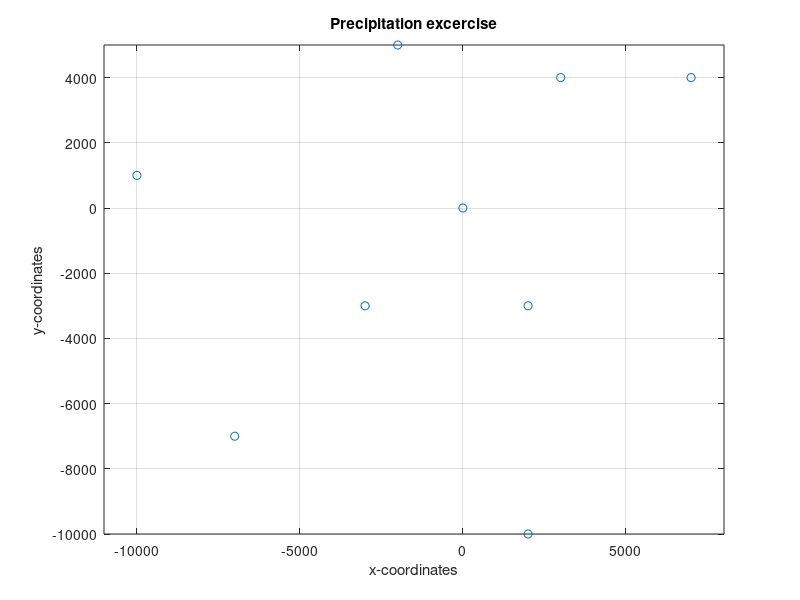

Recreate this plot in MATLAB. (Note: this script raises an error after producing the figure.)
% compute experimental semivariogram map: ge(i,j)
% 
% dependencies: 
%   funk_semivar_mean_var.m
%
%
% input:
% Z1 - matrix of variable Z1, x-coord and y-coord (global coordinates please!) 
% Z2 - matrix of variable Z2, x-coord and y-coord (global coordinates please!) 
%
% if Z1 and Z2 are identical, then this is ordinary semivariogram map
% if Z1 and Z2 are different, then this is the cross-semivariogram map
%
% ant- number of classes in variogram (depending on how many observations you have)
% maxdist - set distance to avoid too few observations in each class
%

clear all;
close all;

X=load('precipitation.txt')

[n,f]=size(X);

u1 = X(:,2);
u2 = X(:,3);
z  = X(:,4);

figure
plot(u1,u2,'o')
axis equal
grid on
xlabel('x-coordinates')
ylabel('y-coordinates')
title('Precipitation excercise')

Z1=[u1, u2, z]; % input to semivariogram function


maxdist = 17.8e+03; % 17.8 km
ant = 8; % number of classes in semivariogram

[hegam_precipitation] = funk_semivar_mean_var(Z1,Z1,ant,maxdist);

hlag=hegam_precipitation(:,2)

C0=0.0;
C1=6.0e+04-C0
a=9000
pr =log(20); %=log(1/(1-.95))=practical range equal to 95% of total variance
eg = 1; % 1. order exponential
ch=semivar_mod(hlag,C0,C1,a,pr,eg)

figure
plot(hegam_precipitation(:,2),hegam_precipitation(:,3),'ob')
hold on
grid on

plot(hlag,(C1+C0)-ch,'r')
legend('experimental','model','Location','NorthEast')
xlabel('lagdistance, h (m)')
ylabel('\gamma(h)')
title('Semivariogram for precipitation data')